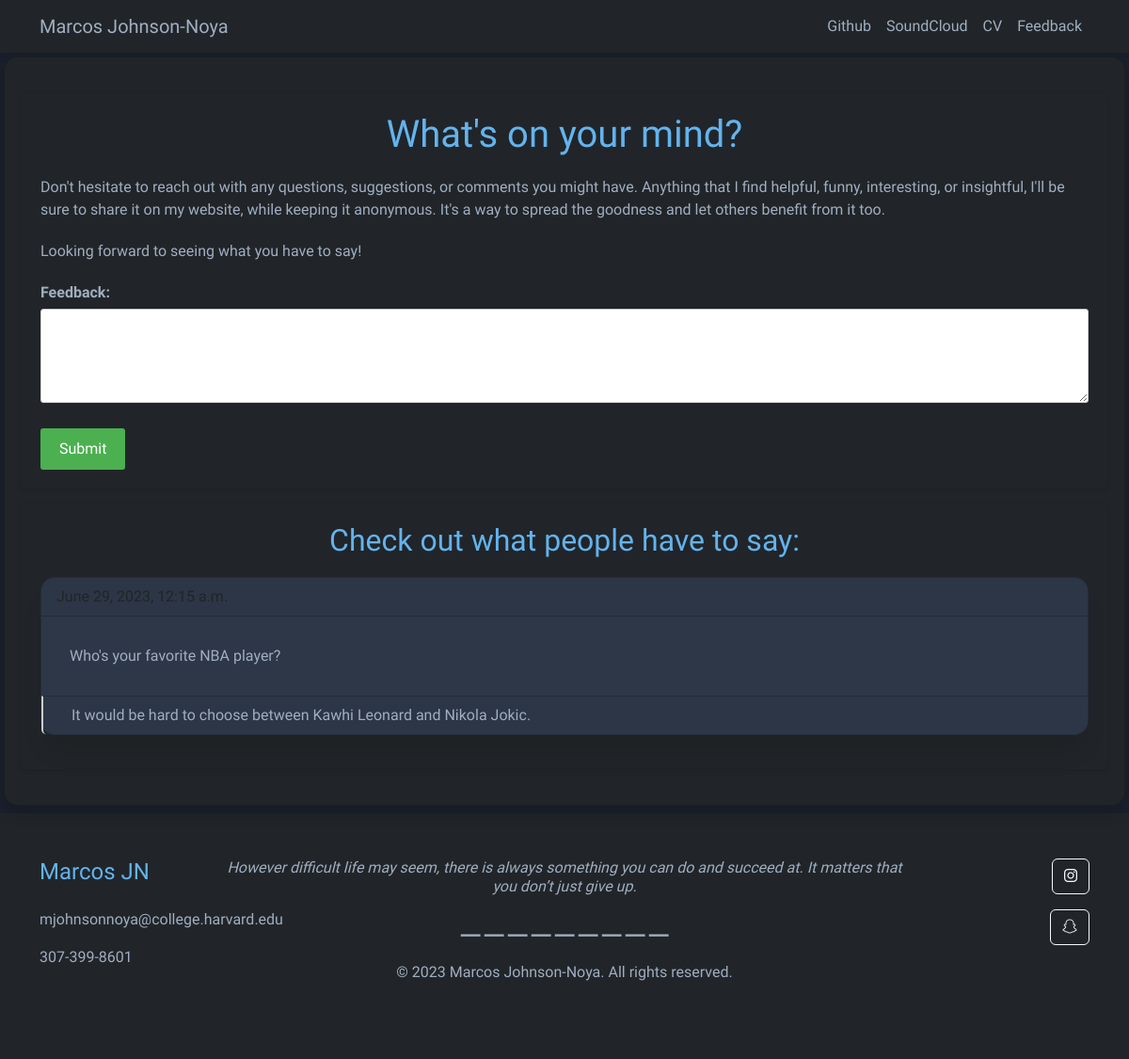
/feedback/, run on an earlier commit of the app's database.
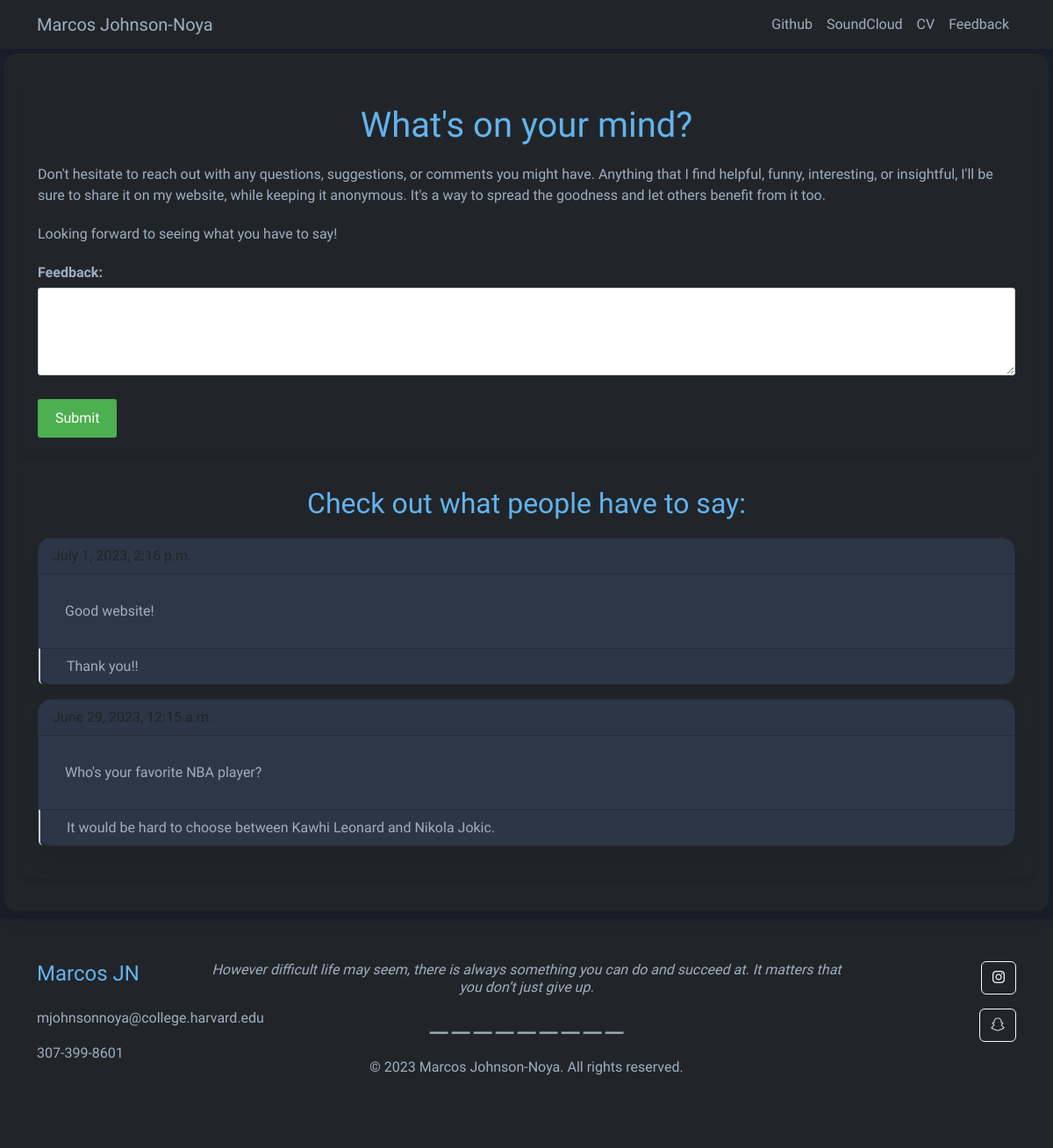
And on a later commit of the database.
### feedback/models.py (models this page shows, shortened)
class Feedback(models.Model):
    content = models.TextField()
    created_at = models.DateTimeField(auto_now_add=True)
    is_interesting = models.BooleanField(default=False)
    comments = models.TextField(blank=True, null=True)
    display_until = models.DateTimeField(null=True, blank=True)

### myapp/models.py (models this page shows, shortened)
class Quote(models.Model):
    text = models.TextField()

### feedback/views.py (the view)
# urls.py: path('', views.submit_feedback, name='submit_feedback'),
def submit_feedback(request):
    form = FeedbackForm(request.POST or None)
    interesting_feedback = Feedback.objects.filter(is_interesting=True, display_until__gt=timezone.now()).order_by('-created_at')
    context = {
        'form': form,
        'interesting_feedback': interesting_feedback,
    }
    if request.method == 'POST' and form.is_valid():
        form.save()
        return redirect('feedback:thank_you')
    return render(request, 'feedback/submit_feedback.html', context)

### feedback/forms.py
class FeedbackForm(forms.ModelForm):
    class Meta:
        model = Feedback
        fields = ['content']

### myapp/context_processors.py (called while the page is built)
def random_quote(request):
    quotes = Quote.objects.all()
    random_quote = random.choice(quotes)
    return {'random_quote': random_quote}

### feedback/templates/feedback/submit_feedback.html (shortened to what this page needs)
{% extends 'base.html' %}
{% block content %}
<div class="container-fluid p-1">
    <div class="card bg-dark shadow card-body">
        <div class="row justify-content-center feedback-container">
            <section class="col-12 feedback-form my-2">
                <h1 class="text-center">What's on your mind?</h1>
                <div class="explainer-text">
                    <p>Don't hesitate to reach out with any questions, suggestions, or comments you might have. Anything that I find helpful, funny, interesting, or insightful, I'll be sure to share it on my website, while keeping it anonymous. It's a way to spread the goodness and let others benefit from it too.</p>
                    <p>Looking forward to seeing what you have to say!</p>
                </div>
                <form method="post" class="needs-validation" novalidate>
                    <div class="form-group">
                        <label for="id_content">Feedback:</label>
                        {{ form.content }}
                    </div>
                    <button class="btn btn-primary btn-lg btn-block submit-button" type="submit">Submit</button>
                </form>
            </section>
            {% if interesting_feedback %}
                <section class="col-12 interesting-feedback my-2">
                    <h2 class="text-center">Check out what people have to say:</h2>
                    {% for feedback in interesting_feedback %}
                    <div class="card feedback-entry my-3">
                        <div class="card-header">
                        </div>
                        <div class="card-body">
                            <p class="card-text">{{ feedback.content }}</p>
                        </div>
                        <div class="card-footer {% if feedback.comments %}comment-indent{% endif %}">
                            <p class="card-text">{{ feedback.comments }}</p>
                        </div>
                    </div>
                    {% endfor %}
                </section>
            {% endif %}
        </div>
    </div>
</div>
{% endblock %}

### myapp/templates/base.html (shortened to what this page needs)
<!DOCTYPE html>
<html>
<head>
    <link rel="stylesheet" href="https://cdn.jsdelivr.net/npm/bootstrap@5.3.0/dist/css/bootstrap.min.css">
    {% load static %}
    <link href="{% static 'myapp/style.css' %}" rel="stylesheet">
    <link rel="stylesheet" href="https://cdnjs.cloudflare.com/ajax/libs/font-awesome/6.0.0-beta3/css/all.min.css">
</head>
<body class="kawaii-theme d-flex flex-column vh-100 ">
    <nav class="navbar navbar-expand-lg navbar-dark bg-dark">
        <div class="container">
          <a class="navbar-brand" href="{% url 'home' %}">Marcos Johnson-Noya</a>
          <div class="collapse navbar-collapse" id="navbarNav">
            <ul class="navbar-nav ms-auto">
              <li class="nav-item">
                <a class="nav-link" href="https://github.com/middle-membership600" target="_blank">Github</a>
              </li>
              <li class="nav-item">
                <a class="nav-link" href="https://soundcloud.com/marcos-johnson-noya" target="_blank"> SoundCloud</a>
              </li>
              <li class="nav-item">
                <a class="nav-link" href="{% static 'myapp/Marcos Johnson-Noya 06:28:23 CV.pdf' %}" target="_blank">CV</a>
              </li>
              <li class="nav-item">
                <a class="nav-link" href="{% url 'feedback:submit_feedback' %}">Feedback</a>
              </li>
            </ul>
          </div>
        </div>
      </nav>
    {% block content %}{% endblock %}
    <footer class="bg-dark text-white mt-1">
        <div class="container py-5">
            <div class="row">
                <div class="col-6 col-lg-2 mb-3">
                    <h4 class="mb-4">Marcos JN</h4>
                    <p>mjohnsonnoya@college.harvard.edu</p>
                    <p>307-399-8601</p>
                </div>
                <div class="col-lg-8 text-center mb-3 d-none d-lg-block">
                    <h6 class="mb-4">{{ random_quote.text }}</h6>
                    <h2>—————————</h2>
                    <p>© 2023 Marcos Johnson-Noya. All rights reserved.</p>
                </div>
                <div class="col-6 col-lg-2 d-flex flex-column justify-content-start align-items-end align-items-lg-end mb-3">
                    <a href="https://www.instagram.com/elmarcosjn/" target="_blank" class="btn btn-outline-light mb-3">
                        <i class="fab fa-instagram"></i>
                    </a>
                    <a href="https://t.snapchat.com/lrtODk4S" target="_blank" class="btn btn-outline-light">
                        <i class="fab fa-snapchat"></i>
                    </a>
                </div>
            </div>
        </div>
    </footer>
</body>
</html>

### myapp/static/myapp/style.css (style rules this page uses)
body.kawaii-theme { font-family: 'Nunito Sans', sans-serif; color: #A0AEC0; background: #1A202C; }
.navbar { background-color: #2D3748; box-shadow: 0 2px 10px rgba(0,0,0,0.1); }
.comment-indent { padding-left: 30px; border-left: 2px solid #ccc; }
.navbar-brand, .nav-link { color: #A0AEC0; }
.card { background: #2D3748; border-radius: 15px; box-shadow: 0 20px 25px -5px rgba(0, 0, 0, 0.1); }
.card-body { padding: 30px; }
footer { background-color: #2D3748; color: #A0AEC0; }
h1.text-center { color: #63B3ED; margin-bottom: 20px; }
h1 { color: #63B3ED; margin-bottom: 20px; }
h2.card-title, h1.card-title, h2.text-center { color: #63B3ED; margin-bottom: 20px; }
h4 { color: #63B3ED; margin-bottom: 10px; }
h2 { color: #A0AEC0; }
p { color: #A0AEC0; }
h6.mb-4 { font-style: italic; color: #A0AEC0; }
p.card-text { font-size: 16px; line-height: 1.5; }
.container-fluid p { font-size: 16px; line-height: 1.5; margin-bottom: 20px; }
ul { margin-bottom: 30px; }
ul li { line-height: 1.5; color: #A0AEC0; }
.feedback-form, .interesting-feedback { padding: 20px; border-radius: 5px; box-shadow: 0 2px 5px rgba(0, 0, 0, 0.1); margin: 20px; margin-bottom: 20px; }
.form-group { margin-bottom: 20px; }
.form-group label { display: block; font-weight: bold; margin-bottom: 5px; }
.form-group input[type="text"], .form-group textarea { width: 100%; padding: 10px; border: 1px solid #ccc; border-radius: 3px; }
.form-group textarea { height: 100px; }
.submit-button { display: inline-block; background-color: #4CAF50; color: #fff; padding: 10px 20px; font-size: 16px; border: none; border-radius: 3px; cursor: pointer; }
.explainer-text { margin-bottom: 20px; }

What changed in the data, as far as the page shows it:
added Feedback: content "Good website!", comments "Thank you!!"
